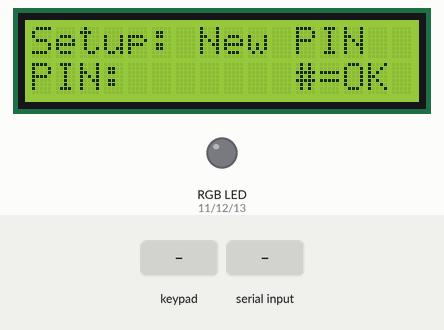
Bench run of a sketch on a simulated Arduino Uno, built with avr-gcc and run on an emulated ATmega328P. Shown: 16×2 character LCD, an RGB LED mixed from three pins (HIGH = lit). The test bench sets the inputs (shaded band). EEPROM starts erased; what the sketch prints to the serial monitor is not drawn.

Above: at 3.1 s.
3.2 s: keypad keys 9 8 7 6 pressed 0.4 s apart
At 5.9 s:
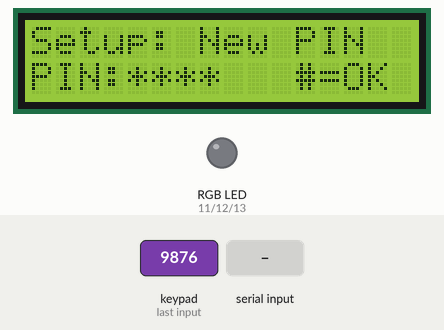
6.3 s: key '#' pressed
At 7.2 s:
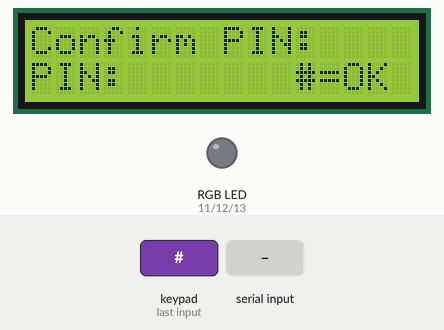
7.8 s: keypad keys 9 8 7 6 # pressed 0.4 s apart
At 10.0 s:
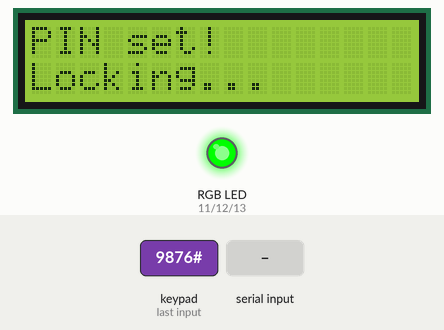
11.3 s: keypad keys 5 4 3 2 # pressed 0.4 s apart
At 13.8 s:
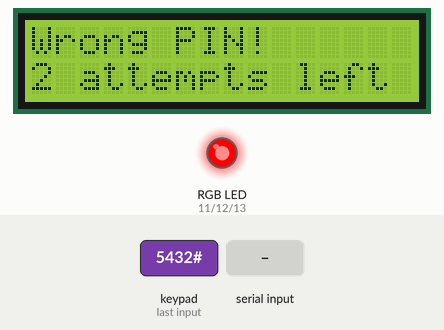
14.8 s: keypad keys 9 8 7 6 # pressed 0.4 s apart
At 17.6 s:
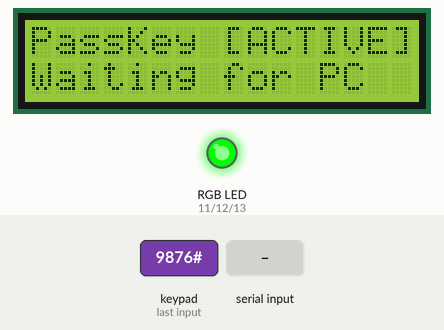
18.3 s: "DISP 90\n" received over Serial
At 19.7 s:
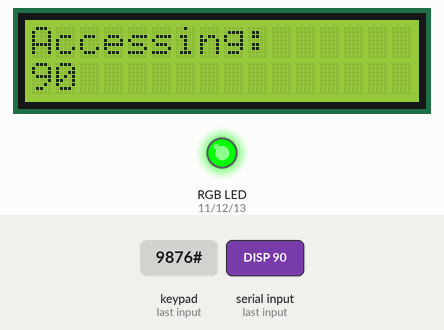
Timing chart, 0 to 20.8 s (numbered marks = the images above; inputs shaded):
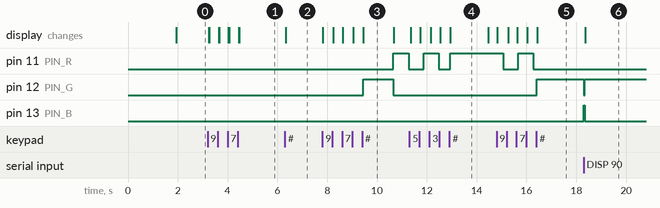

Measured:
- after the input at 3.2 s, the display: first changes at once (image 1 shows a later state)
- after the input at 6.3 s, the display: changes at once (image 2)
- after the input at 7.8 s, pin 11 (PIN_R): LOW → HIGH after 2.8 s, → LOW 0.63 s later; pin 12 (PIN_G): LOW → HIGH after 1.6 s, → LOW 1.2 s later; the display: first changes at once (image 3 shows a later state)
- after the input at 11.3 s, the display: first changes after 0.06 s (image 4 shows a later state)
- after the input at 14.8 s, pin 11 (PIN_R): goes on until 16.3 s, then stays LOW; pin 12 (PIN_G): LOW → HIGH after 1.6 s; the display: first changes at once (image 5 shows a later state)
- after the input at 18.3 s, pin 12 (PIN_G): HIGH → LOW at once, → HIGH 0.04 s later; pin 13 (PIN_B): LOW → HIGH at once, → LOW 0.04 s later; the display: changes after 0.06 s (image 6)
- what the display in image 3 shows lasts 1.3 s, from 9.4 s to 10.7 s

The sketch:

passkey.ino
```cpp
// ============================================================
// passkey.ino — PassKey Upgraded Firmware (LCD 1602 Edition)
// ============================================================
// Hardware: Arduino Uno + I2C LCD 1602 + 4x4 Keypad + RGB LED
//
// Libraries required:
//   Keypad            (by Mark Stanley, Alexander Brevig)
//   LiquidCrystal I2C (by Frank de Brabander)
//
// Pin map:
//   LCD   SDA → SDA (A4)   LCD   SCL → SCL (A5)
//   Keypad rows  → 9, 8, 7, 6
//   Keypad cols  → 5, 4, 3, 2
//   RGB R → 11   G → 12   B → 13   (each via 220Ω to GND)
// ============================================================

#include <EEPROM.h>
#include <Wire.h>
#include <LiquidCrystal_I2C.h>
#include <Keypad.h>

// ── LCD ─────────────────────────────────────────────────────
LiquidCrystal_I2C lcd(0x27, 16, 2);

// ── Keypad ──────────────────────────────────────────────────
const byte KP_ROWS = 4, KP_COLS = 4;
char keys[KP_ROWS][KP_COLS] = {
  {'1','2','3','A'},
  {'4','5','6','B'},
  {'7','8','9','C'},
  {'*','0','#','D'}
};
byte rowPins[KP_ROWS] = {9, 8, 7, 6};
byte colPins[KP_COLS] = {5, 4, 3, 2};
Keypad keypad = Keypad(makeKeymap(keys), rowPins, colPins, KP_ROWS, KP_COLS);

// ── RGB LED ─────────────────────────────────────────────────
#define PIN_R 11
#define PIN_G 12
#define PIN_B 13

// ── EEPROM addresses ─────────────────────────────────────────
#define ADDR_PIN_FLAG    0
#define ADDR_FAIL_COUNT  1
#define ADDR_PIN_DIGITS  2
#define ADDR_MAGIC       8
#define PIN_OBFUSC       0x55
#define MAX_FAILS        3
#define PIN_LEN          4

// ── States ──────────────────────────────────────────────────
enum State { FIRST_RUN, LOCKED, UNLOCKED, LOCKOUT };
State state;

// ── PIN entry buffer ─────────────────────────────────────────
char pinBuffer[PIN_LEN + 1];
byte pinLen = 0;

// ── LED helpers ──────────────────────────────────────────────
void setLED(bool r, bool g, bool b) {
  digitalWrite(PIN_R, r ? HIGH : LOW);
  digitalWrite(PIN_G, g ? HIGH : LOW);
  digitalWrite(PIN_B, b ? HIGH : LOW);
}
void ledRed()   { setLED(1, 0, 0); }
void ledGreen() { setLED(0, 1, 0); }
void ledBlue()  { setLED(0, 0, 1); }
void ledOff()   { setLED(0, 0, 0); }

unsigned long lastBlink = 0;
bool blinkState = false;
void blinkLED(bool r, bool g, bool b, int interval) {
  if (millis() - lastBlink > (unsigned long)interval) {
    blinkState = !blinkState;
    setLED(blinkState ? r : 0, blinkState ? g : 0, blinkState ? b : 0);
    lastBlink = millis();
  }
}

// ── LCD screens ──────────────────────────────────────────────
void showLocked() {
  lcd.clear();
  lcd.setCursor(0, 0);
  lcd.print("PassKey [LOCKED]");
  lcd.setCursor(0, 1);
  lcd.print("PIN:");
  for(int i=0; i<pinLen; i++) lcd.print('*');
  lcd.setCursor(11, 1);
  lcd.print("#=OK");
}

void showFirstRun(bool confirm) {
  lcd.clear();
  lcd.setCursor(0, 0);
  lcd.print(confirm ? "Confirm PIN:" : "Setup: New PIN");
  lcd.setCursor(0, 1);
  lcd.print("PIN:");
  for(int i=0; i<pinLen; i++) lcd.print('*');
  lcd.setCursor(11, 1);
  lcd.print("#=OK");
}

void showUnlocked(const char* msg = "Waiting for PC") {
  lcd.clear();
  lcd.setCursor(0, 0);
  lcd.print("PassKey [ACTIVE]");
  lcd.setCursor(0, 1);
  lcd.print(msg);
}

void showMessage(const char* line1, const char* line2 = "") {
  lcd.clear();
  lcd.setCursor(0, 0); lcd.print(line1);
  lcd.setCursor(0, 1); lcd.print(line2);
}

void showLockout() {
  lcd.clear();
  lcd.setCursor(0, 0);
  lcd.print(" SYSTEM LOCKED ");
  lcd.setCursor(0, 1);
  lcd.print("Reset hardware!");
}

void showSlotDisplay(const char* text) {
  lcd.clear();
  lcd.setCursor(0, 0);
  lcd.print("Accessing:");
  lcd.setCursor(0, 1);
  lcd.print(text);
}

// ── PIN storage ──────────────────────────────────────────────
void savePin(const char* pin) {
  for (byte i = 0; i < PIN_LEN; i++) {
    EEPROM.update(ADDR_PIN_DIGITS + i, (byte)(pin[i] ^ PIN_OBFUSC));
  }
  EEPROM.update(ADDR_PIN_FLAG,   0xAA);
  EEPROM.update(ADDR_FAIL_COUNT, 0);
}

bool checkPin(const char* entered) {
  for (byte i = 0; i < PIN_LEN; i++) {
    byte stored = EEPROM.read(ADDR_PIN_DIGITS + i) ^ PIN_OBFUSC;
    if ((byte)entered[i] != stored) return false;
  }
  return true;
}

bool isPinSet()    { return EEPROM.read(ADDR_PIN_FLAG) == 0xAA; }
bool isLockedOut() { return EEPROM.read(ADDR_FAIL_COUNT) >= MAX_FAILS; }

void incrementFails() {
  byte f = EEPROM.read(ADDR_FAIL_COUNT);
  EEPROM.update(ADDR_FAIL_COUNT, f + 1);
}
void resetFails() { EEPROM.update(ADDR_FAIL_COUNT, 0); }

// ── Serial bridge ────────────────────────────────────────────
void handleSerial() {
  if (!Serial.available()) return;
  String line = Serial.readStringUntil('\n');
  line.trim();
  if (line.length() == 0) return;

  ledBlue(); delay(40); ledGreen();

  if (line == "PING") {
    Serial.println("PASSKEY_OK");
    return;
  }

  if (line.startsWith("READ ")) {
    int addr = line.substring(5).toInt();
    if (addr >= 0 && addr < (int)EEPROM.length()) {
      Serial.println(EEPROM.read(addr));
    } else {
      Serial.println("ERR_ADDR");
    }
    return;
  }

  if (line.startsWith("WRITE ")) {
    int sp1  = line.indexOf(' ');
    int sp2  = line.indexOf(' ', sp1 + 1);
    int addr = line.substring(sp1 + 1, sp2).toInt();
    int val  = line.substring(sp2 + 1).toInt();
    if (addr >= 0 && addr < (int)EEPROM.length() && val >= 0 && val <= 255) {
      if (addr >= 8) {
        EEPROM.update(addr, (byte)val);
      }
      Serial.println("ACK");
    } else {
      Serial.println("ERR_RANGE");
    }
    return;
  }

  if (line.startsWith("DISP ")) {
    String msg = line.substring(5);
    showSlotDisplay(msg.c_str());
    Serial.println("ACK");
    return;
  }

  if (line == "LOCK") {
    Serial.println("ACK");
    Serial.end();
    state = LOCKED;
    pinLen = 0;
    ledRed();
    showLocked();
    return;
  }
  Serial.println("ERR_CMD");
}

bool readKeypadDigit(bool confirmMode) {
  char key = keypad.getKey();
  if (!key) return false;
  if (key == '*') {
    if (pinLen > 0) pinLen--;
    confirmMode ? showFirstRun(true) : showLocked();
    return false;
  }
  if (key == '#') {
    if (pinLen == PIN_LEN) return true;
    return false;
  }
  if (key >= '0' && key <= '9' && pinLen < PIN_LEN) {
    pinBuffer[pinLen++] = key;
    pinBuffer[pinLen]   = '\0';
    confirmMode ? showFirstRun(true) : showLocked();
  }
  return false;
}

// ── Setup ─────────────────────────────────────────────────────
void setup() {
  Serial.begin(115200);
  pinMode(PIN_R, OUTPUT);
  pinMode(PIN_G, OUTPUT);
  pinMode(PIN_B, OUTPUT);

  lcd.init();
  lcd.backlight();

  lcd.setCursor(4, 0);
  lcd.print("PassKey");
  lcd.setCursor(0, 1);
  lcd.print("Hardware Vault v2");
  delay(1800);

  if (!isPinSet()) {
    state = FIRST_RUN;
    pinLen = 0;
    ledOff();
    showFirstRun(false);
  } else if (isLockedOut()) {
    state = LOCKOUT;
    ledRed();
    showLockout();
  } else {
    state = LOCKED;
    pinLen = 0;
    ledRed();
    showLocked();
  }
}

void handlePingAlways() {
  if (!Serial.available()) return;
  String line = Serial.readStringUntil('\n');
  line.trim();
  if (line == "PING") {
    if (state == UNLOCKED) Serial.println("PASSKEY_OK");
    else                   Serial.println("PASSKEY_LOCKED");
  }
}

void loop() {
  if (state != UNLOCKED) handlePingAlways();

  switch (state) {
    case LOCKOUT:
      blinkLED(1, 0, 0, 300);
      break;

    case FIRST_RUN: {
      static char firstPin[PIN_LEN + 1] = "";
      static bool waitingConfirm = false;
      static byte lastLen = 255;

      if (!waitingConfirm) {
        if (lastLen != pinLen) { showFirstRun(false); lastLen = pinLen; }
        if (readKeypadDigit(false)) {
          strncpy(firstPin, pinBuffer, PIN_LEN);
          firstPin[PIN_LEN] = '\0';
          pinLen = 0;
          lastLen = 255;
          waitingConfirm = true;
          showFirstRun(true);
        }
      } else {
        if (lastLen != pinLen) { showFirstRun(true); lastLen = pinLen; }
        if (readKeypadDigit(true)) {
          if (strcmp(pinBuffer, firstPin) == 0) {
            savePin(firstPin);
            pinLen = 0;
            waitingConfirm = false;
            showMessage("PIN set!", "Locking...");
            ledGreen(); delay(1200); ledRed();
            state = LOCKED;
            showLocked();
          } else {
            pinLen = 0;
            waitingConfirm = false;
            showMessage("Mismatch!", "Try again.");
            ledRed(); delay(1200);
            showFirstRun(false);
          }
        }
      }
      break;
    }

    case LOCKED: {
      static byte lastLockedLen = 255;
      blinkLED(1, 0, 0, 600);
      if (lastLockedLen != pinLen) { showLocked(); lastLockedLen = pinLen; }
      if (readKeypadDigit(false)) {
        if (checkPin(pinBuffer)) {
          resetFails();
          pinLen = 0;
          state = UNLOCKED;
          ledGreen();
          showUnlocked();
        } else {
          incrementFails();
          int remaining = MAX_FAILS - EEPROM.read(ADDR_FAIL_COUNT);
          if (remaining <= 0) {
            state = LOCKOUT;
            ledRed();
            showLockout();
          } else {
            char msg[17];
            snprintf(msg, sizeof(msg), "%d attempts left", remaining);
            showMessage("Wrong PIN!", msg);
            ledRed(); delay(1500);
            pinLen = 0;
            lastLockedLen = 255;
            showLocked();
          }
        }
      }
      break;
    }

    case UNLOCKED:
      ledGreen();
      handleSerial();
      break;
  }
}
```
